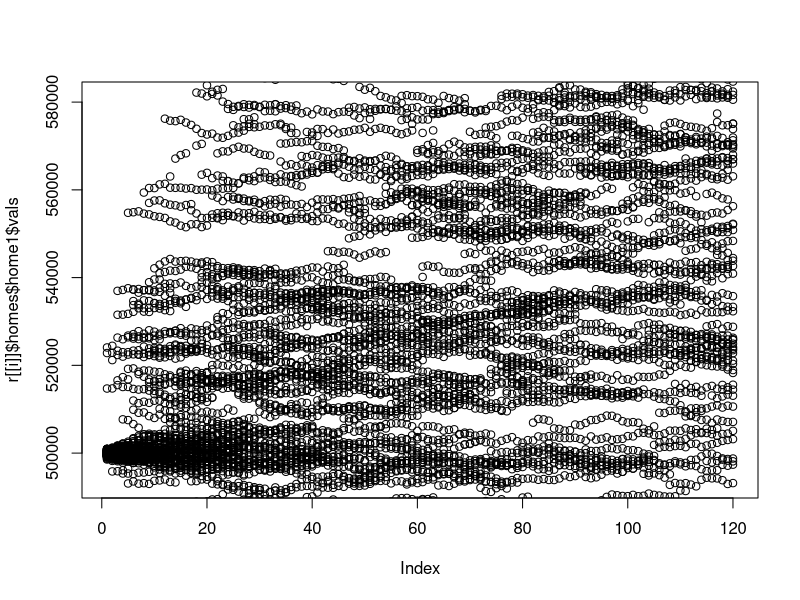

Here is the R script that generated this plot:
timestep <- "mon";
tFinal<- 120;
realizations = 100;

agingRate = 1 - 0.001


###############################
# Neighborhood specifications
###############################
numHoods=1


PacificPalisades = list(	mu = 0.001,
					sigma = 0.001,
					initialVal = 500000,
					hip_p=.05,
					hipVal_sigma=0.05,
					index = 1
					)
PacificPalisades$hipVal_mu	= (1-agingRate) / PacificPalisades$hip_p
						

#hoodNames = c(	"PacificPalisades"	)
neighborhoods=list(	PacificPalisades	)

####################
# Model Mechanics
####################

# Function to run one realization:
runReal = function()
	{

	###############################
	# Appreciation Processes
	###########################
	arrayDim = c(tFinal, numHoods)

	# The random process, Step-Wise by time increments
	appStep = array(
		c(	rnorm(tFinal*numHoods)),
		dim	=	arrayDim
		)
	for (j in 1:numHoods) {
		appStep[,j] =  appStep[,j] * neighborhoods[[j]]$sigma +
			 neighborhoods[[j]]$mu
		appStep[,j] = exp(appStep[,j])
		}

	# And the cumulative process
	appCumul = appStep
	for (i in 2:tFinal){
		appCumul[i,] = appCumul[i,] * appCumul[i-1,]
		}


	###############################
	# Home Values
	###############################

	# Constructor function for a "Home" object
	makeHome = function(
			hood,
			initialValMult = 1
			)
		{
		home = list(
			hood		= hood,
			initialVal	= hood$initialVal * initialValMult,
			hips		= ( runif(tFinal) < hood$hip_p )
			)

		# home value at t=1:
		home$vals[1]	= appStep[1,hood$index] * 
						home$initialVal *
						agingRate
		home$hipVals[1] 	= home$vals[1] * home$hips[1] *
						rnorm(1,
							mean = hood$hipVal_mu,
							sd = hood$hipVal_sigma
							)
		home$vals[1] 	= home$vals[1] + home$hipVals[1]
		
		# and at all t > 1:
		for (i in 2:tFinal)
			{
			home$vals[i]	= appStep[i,hood$index] * 
							home$vals[i-1] *
							agingRate
			if (home$hips[i] == TRUE)
				{
				home$hipVals[i]	= rnorm(1,
								mean = hood$hipVal_mu,
								sd = hood$hipVal_sigma) *
								home$vals[i]
				}
			else
				{
				home$hipVals[i]	= 0
				}
			home$vals[i]	= home$vals[i] + home$hipVals[i]
			}
		#return
		home
		}
	
	homes = list(
		home1 = makeHome(PacificPalisades)
		)
	for (hood in neighborhoods)
		{
		hood$appCumul = appCumul[,hood$index]
		}
	realization = list(
		homes			= homes,
		neighborhoods	= neighborhoods
		)
	

	#return
	realization
	}

r = list()
for (i in 1:realizations)
	{
	r[[i]] = runReal()
	if (i==1) plot(r[[i]]$homes$home1$vals)
	else points(r[[i]]$homes$home1$vals)
	}

	

